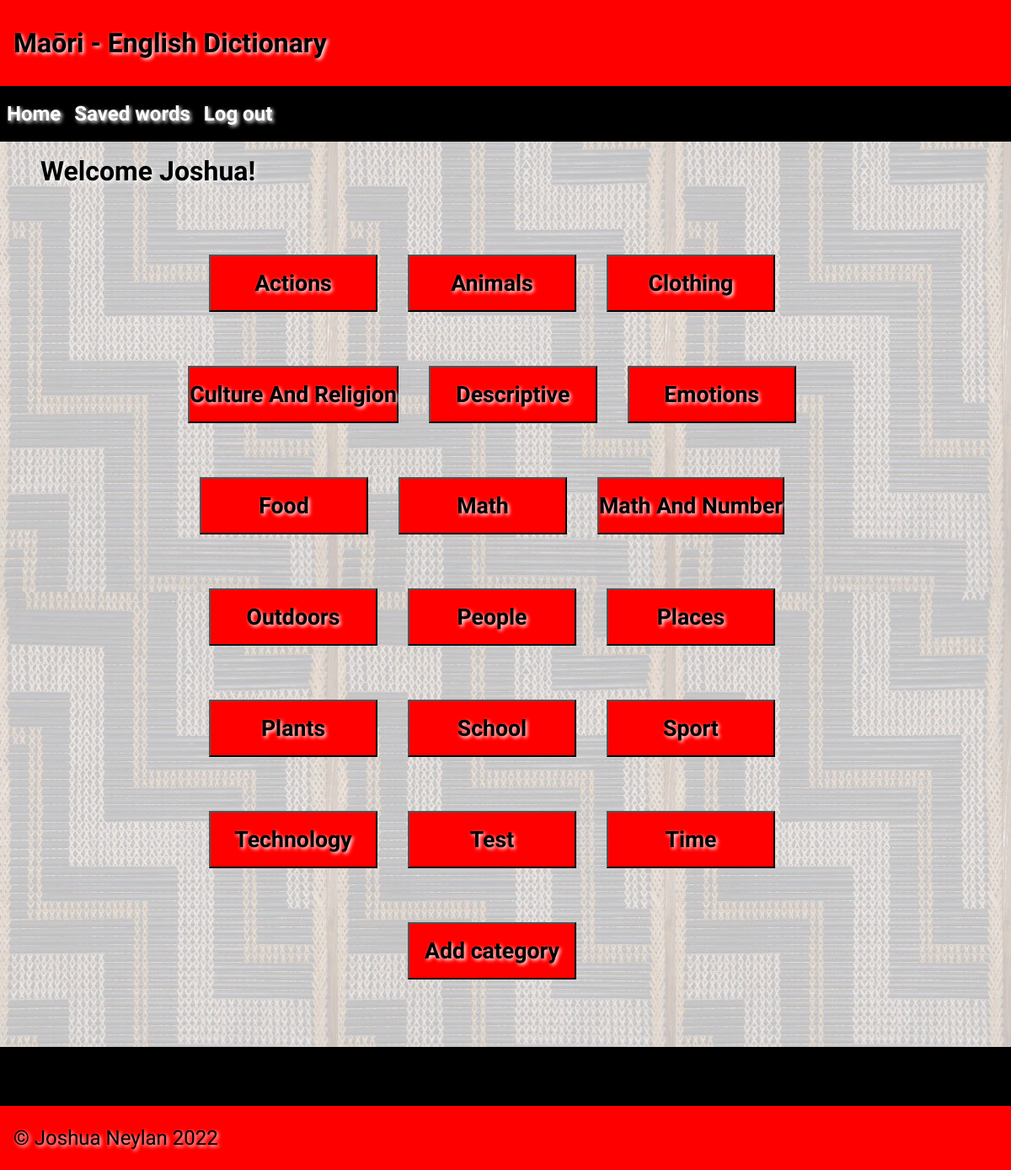
Page / (signed in) on the committed database.
### tables this page shows
CREATE TABLE "Categories"
(
    id            INTEGER
        constraint categories_pk
            primary key autoincrement,
    category_name varchar(50)
);

### app.py (the view)
@app.route('/')
def render_home():
    return render_template("home.html", categories=category_setup(), logged_in=is_logged_in(), is_teacher=is_teacher(),
                           first_name=session.get("first_name"))

### app.py (called while the page is built)
def create_connection(db_file):
    try:
        connection = sqlite3.connect(db_file)
        connection.execute("pragma foreign_keys=ON")
        return connection
    except Error as e:
        print(e)
    return None

def category_setup():
    con = create_connection(DB_NAME)
    query = "SELECT category_name FROM Categories"
    cur = con.cursor()
    cur.execute(query)
    category_list = cur.fetchall()
    con.close()
    for i in range(len(category_list)):
        category_list[i] = category_list[i][0].title()
    category_list = sorted(list(set(category_list)))
    return category_list

def is_logged_in():
    if session.get("email") is None:
        return False
    return True

def is_teacher():
    if session.get("email") is None:
        return False
    con = create_connection(DB_NAME)
    cur = con.cursor()
    query = """SELECT id FROM Teachers WHERE user_id = ?"""
    cur.execute(query, (session.get("user_id"),))
    if len(cur.fetchall()) == 1:
        con.close()
        return True
    con.close()
    return False

### templates/home.html (shortened to what this page needs)
{% extends 'base.html' %}
{% block heading %}Maōri - English Dictionary{% endblock %}
{% block main %}
    {% if logged_in %}
        <h1>Welcome {{first_name}}!</h1>
    {% endif %}
    <div class="centered_group">
        {% for category in categories %}
            <a href="/categories/{{ category }}"><button><h1>{{ category }}</h1></button></a>
        {% endfor %}
        {% if logged_in and is_teacher %}
             <a href="/addcategory"><button><h1>Add category</h1></button></a>
        {% endif %}
    </div>
{% endblock %}

### static/css/style.css (style rules this page uses)
* { font-family: Comfortaa, sans-serif; margin: 0; padding: 0; box-sizing: border-box; }
h1, h2, h3, h4 { padding: 1rem 0; font-family: 'Suez One', serif; color: #000; text-shadow: 2px 2px 4px #fff; }
a { color: #222; }
button { margin-top: 4rem; margin-right: 2rem; background-color: #ff0000; min-width: 200px; }
.centered_group { text-align: center; margin: auto; width: 70%; padding-bottom: 10vh; }

### rows in the picture
Categories: category_name "Actions"
Categories: category_name "Animals"
Categories: category_name "Clothing"
Categories: category_name "Culture And Religion"
Categories: category_name "Descriptive"
Categories: category_name "Emotions"
Categories: category_name "Food"
Categories: category_name "Math"
Categories: category_name "Math And Number"
Categories: category_name "Outdoors"
Categories: category_name "People"
Categories: category_name "Places"
Categories: category_name "Plants"
Categories: category_name "School"
Categories: category_name "Sport"
Categories: category_name "Technology"
Categories: category_name "Test"
Categories: category_name "Time"

### other values in the picture
{{ first_name }} "Joshua"
